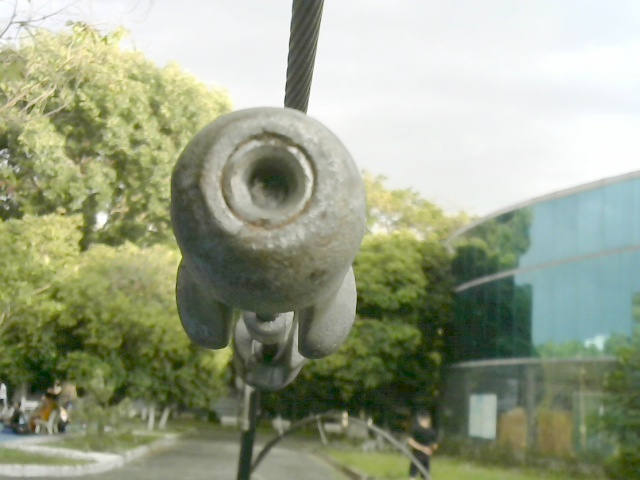
#> input picture Tho/Main_lib/Data/20.jpg, 640 x 480 px
$ python test_laplace.py   (older library calls are emulated)
#> lines starting #> are read from the running program, lines starting #| are printed output that depends on the picture
import cv2

img = cv2.imread("20.jpg", 0)
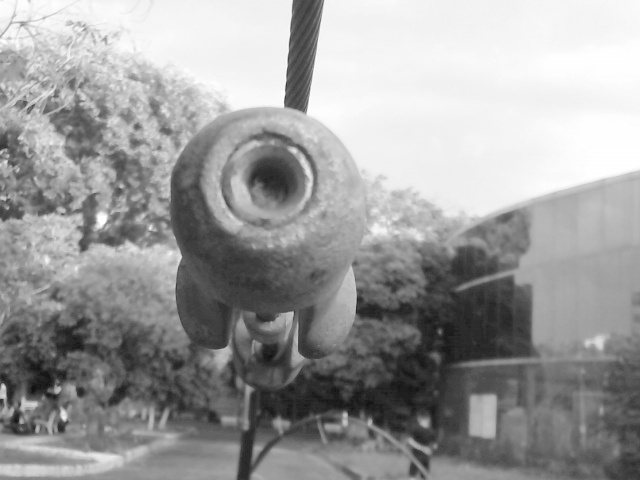
#> img: shape (480, 640); min 15, max 255, mean 156.2
img_out = cv2.Laplacian(img, cv2.CV_8U, ksize=5)
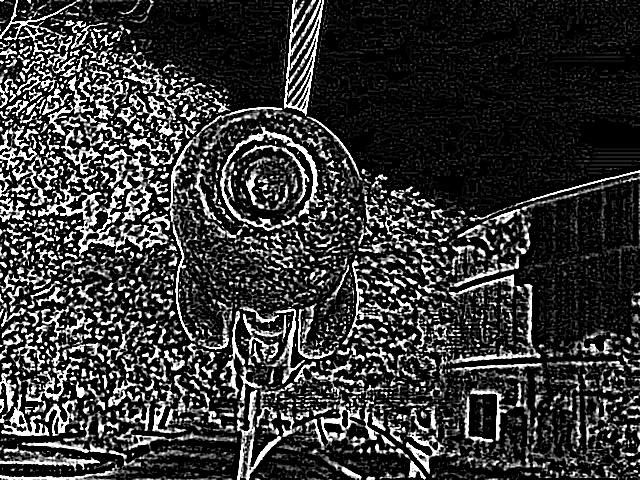
#> img_out: shape (480, 640); min 0, max 255, mean 54.9
cv2.imshow("Window 1", img_out)
cv2.waitKey(0)

$ run again, with Tho/Main_lib/Data/21.jpg copied over Tho/Main_lib/Data/20.jpg
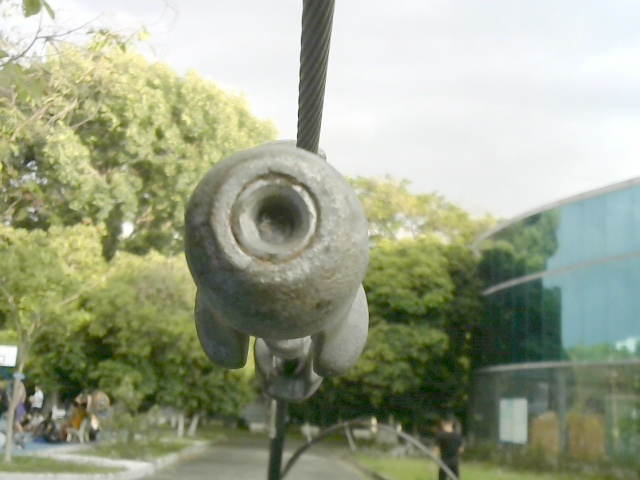
#> input picture Tho/Main_lib/Data/21.jpg, 640 x 480 px
#> `img = cv2.imread("20.jpg", 0)`:
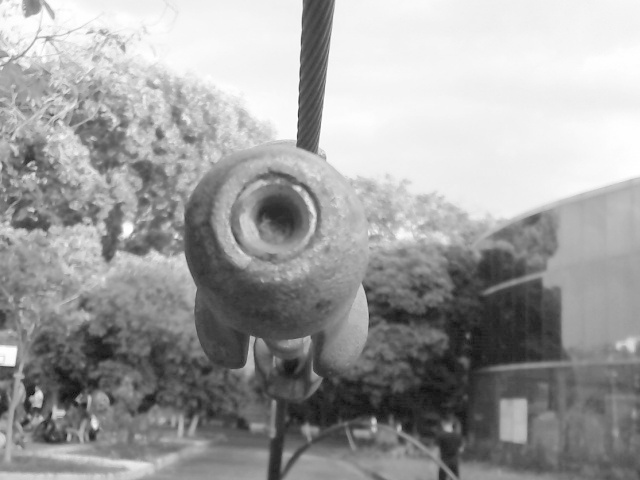
#> img: shape (480, 640); min 11, max 255, mean 159
#> `img_out = cv2.Laplacian(img, cv2.CV_8U, ksize=5)`:
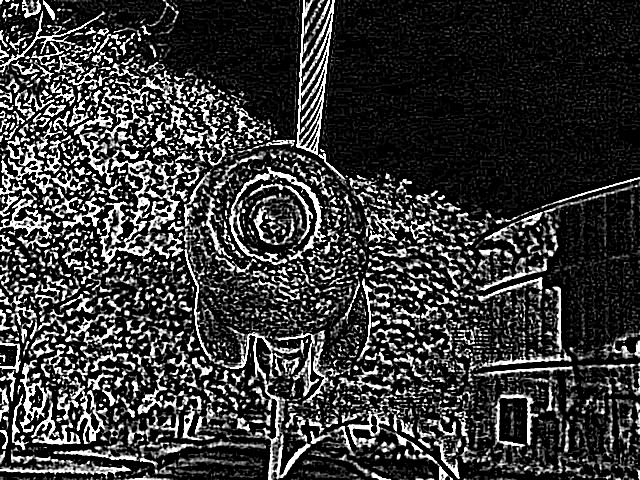
#> img_out: shape (480, 640); min 0, max 255, mean 56.6

$ run again, with Tho/Main_lib/Data/22.jpg copied over Tho/Main_lib/Data/20.jpg
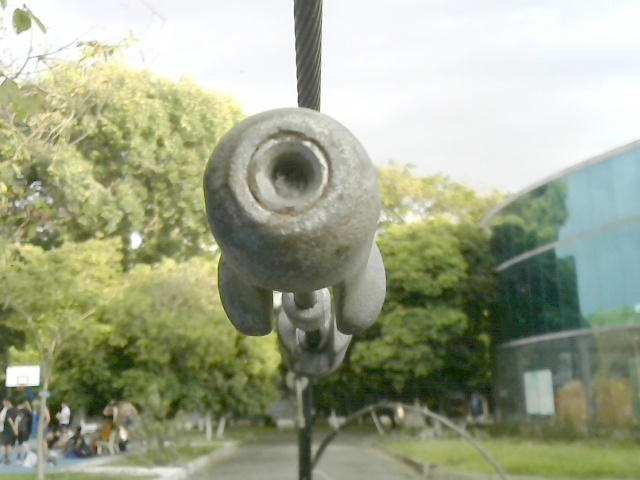
#> input picture Tho/Main_lib/Data/22.jpg, 640 x 480 px
#> `img = cv2.imread("20.jpg", 0)`:
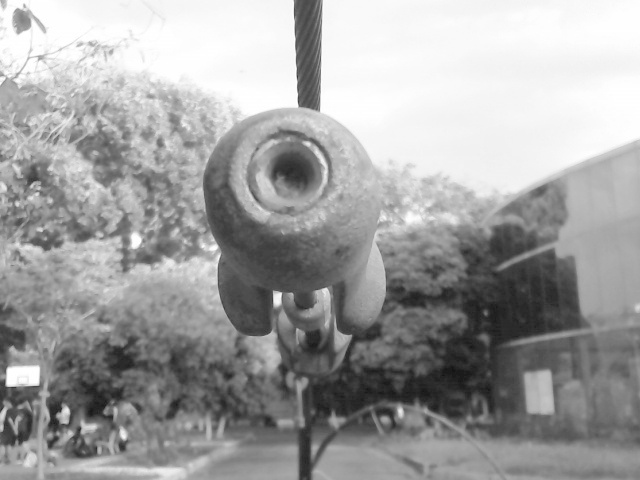
#> img: shape (480, 640); min 20, max 255, mean 161.1
#> `img_out = cv2.Laplacian(img, cv2.CV_8U, ksize=5)`:
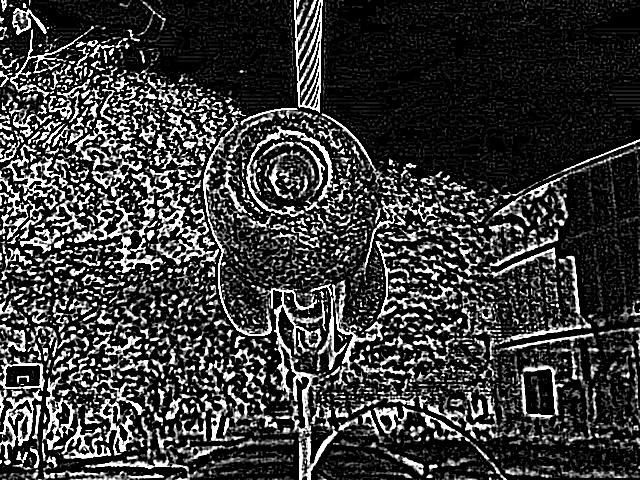
#> img_out: shape (480, 640); min 0, max 255, mean 57.4

$ run again, with Tho/Main_lib/Data/23.jpg copied over Tho/Main_lib/Data/20.jpg
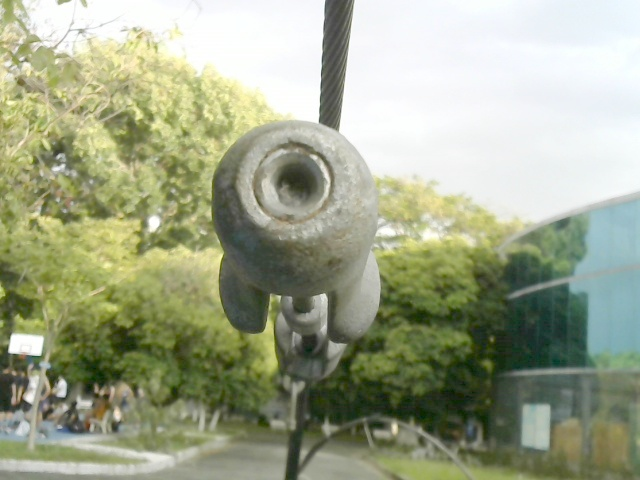
#> input picture Tho/Main_lib/Data/23.jpg, 640 x 480 px
#> `img = cv2.imread("20.jpg", 0)`:
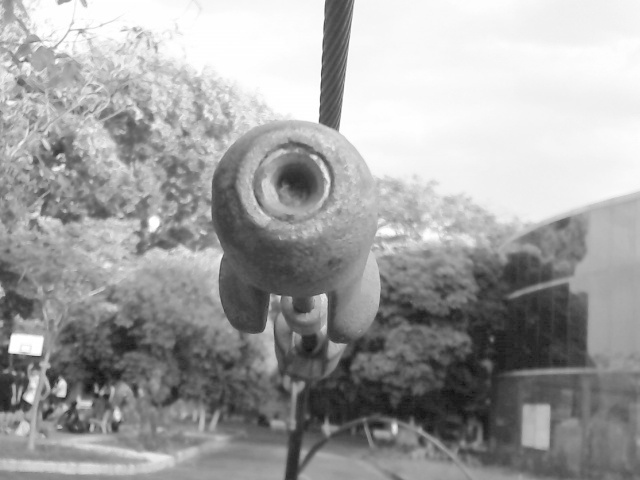
#> img: shape (480, 640); min 20, max 255, mean 161.2
#> `img_out = cv2.Laplacian(img, cv2.CV_8U, ksize=5)`:
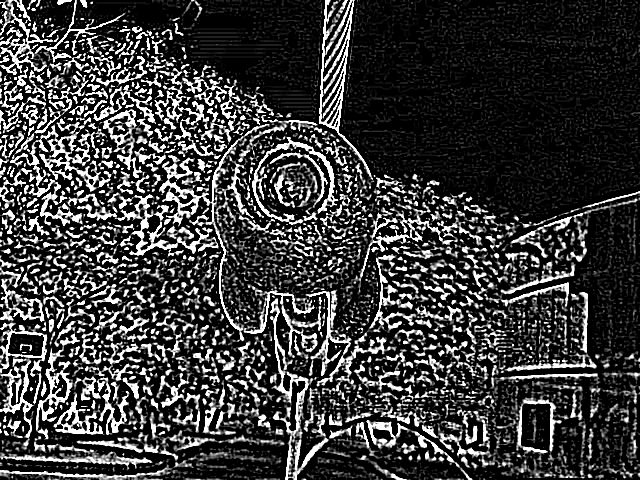
#> img_out: shape (480, 640); min 0, max 255, mean 59.3
